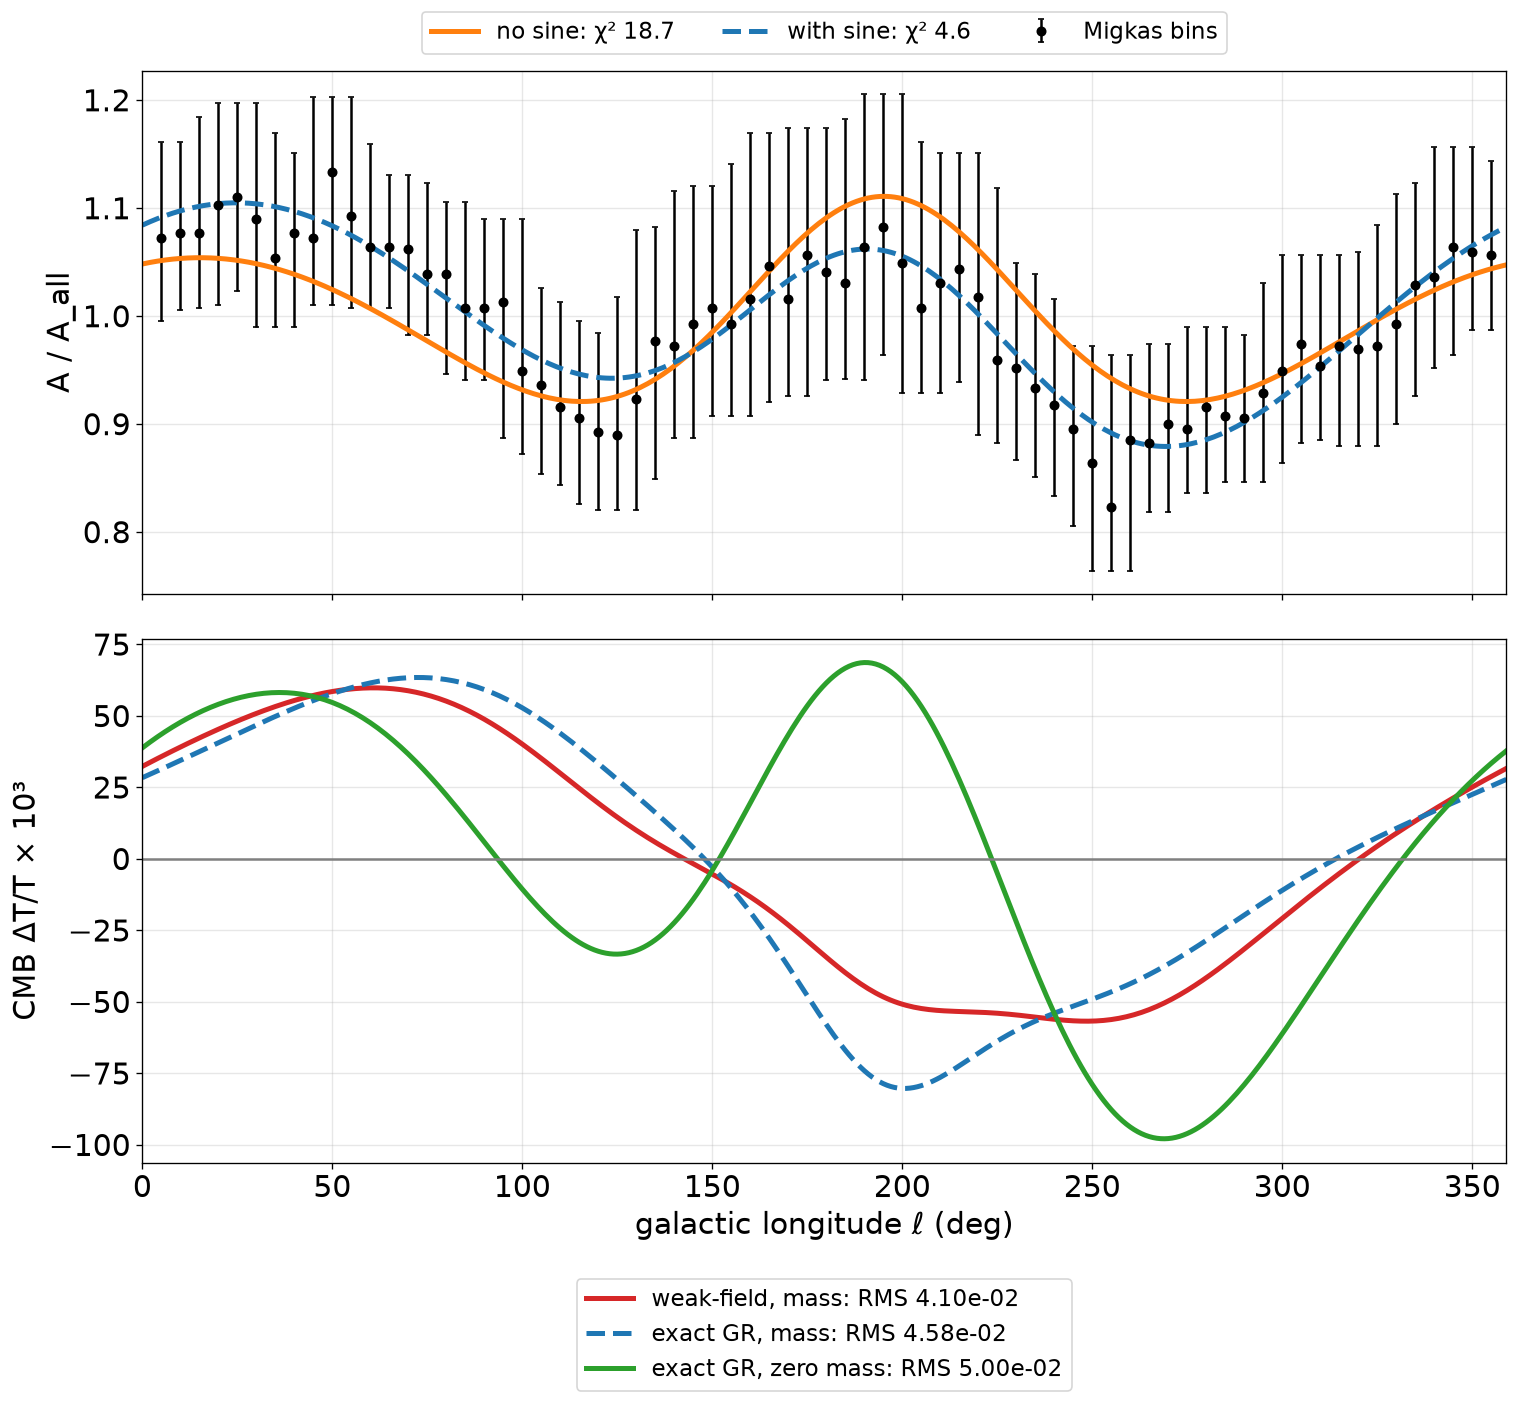

Generate this figure with Python:
exec(open("paper_repro/stretch/gr_exact.py").read().split("p1=np.array")[0])
import sys,json; sys.path.insert(0,"/workspace/cosmology/papers/spreadsheet_model/integrated")
from integ_core import best_sine, A_from
from integ_core import ML, MA, MLO, MHI; IMIG=ML.astype(int)
fullN,fullG=np.load("paper_repro/stretch/gr_top_curves.npy"); l0=15.1629523788697
th=ELL-l0; amp,phi=best_sine(fullG[IMIG],th[IMIG],MA)
fullS=A_from(fullG,th,amp,phi)
W=1/(0.5*(MLO+MHI))**2
def st(m): mm=m[IMIG]; return float(np.sum(W*(mm-MA)**2)),float(1-np.sum((MA-mm)**2)/np.sum((MA-MA.mean())**2))
s0,s1=st(fullG),st(fullS); print("amp",amp,"phi deg",np.degrees(phi),"before",s0,"after",s1)
GN=fullS/fullS.mean(); print("RMS(G-1) sine",rms(GN-1))
p1=np.array(P2full,float); p0=p1.copy(); p0[2]=0; out={}
for nm,p,fn in (("weak-field, mass",p1,S_model),("exact GR, mass",p1,S_gr),("exact GR, zero mass",p0,S_gr)):
    o=fn(*p); out[nm]=resid(GN,o[0]); print(nm,rms(out[nm]))
json.dump(dict(amp=amp,phi_deg=float(np.degrees(phi)),before=s0,after=s1,rmsG=rms(GN-1),rms={k:rms(v) for k,v in out.items()}),open("paper_repro/stretch/gr_sine.json","w"),indent=1)
b_=np.loadtxt("migkas-A-vs-angle-bins.csv",delimiter=",",skiprows=1)
plt.rcParams.update({"font.size":18}); fig,ax=plt.subplots(2,1,figsize=(13,12),sharex=True)
ax[0].errorbar(b_[:,0],b_[:,1],yerr=[b_[:,2],b_[:,3]],fmt="o",color="k",ms=5,capsize=2,label="Migkas bins")
ax[0].plot(ELL,fullG,lw=3,color="tab:orange",label=f"no sine: χ² {s0[0]:.1f}")
ax[0].plot(ELL,fullS,lw=3,ls="--",color="tab:blue",label=f"with sine: χ² {s1[0]:.1f}")
ax[0].set_ylabel("A / A_all"); ax[0].legend(fontsize=14,loc="lower center",bbox_to_anchor=(0.5,1.01),ncol=3); ax[0].grid(alpha=.3)
for (nm,R),c,ls in zip(out.items(),("tab:red","tab:blue","tab:green"),("-","--","-")):
    ax[1].plot(ELL,R*1e3,color=c,ls=ls,lw=3,label=f"{nm}: RMS {rms(R):.2e}")
ax[1].axhline(0,color="gray"); ax[1].set_ylabel("CMB ΔT/T × 10³"); ax[1].set_xlabel("galactic longitude ℓ (deg)")
ax[1].legend(fontsize=14,loc="upper center",bbox_to_anchor=(0.5,-0.2)); ax[1].grid(alpha=.3); ax[1].set_xlim(0,359)
plt.tight_layout(); plt.savefig("paper_repro/stretch/gr_sine.png",dpi=120,bbox_inches="tight")
